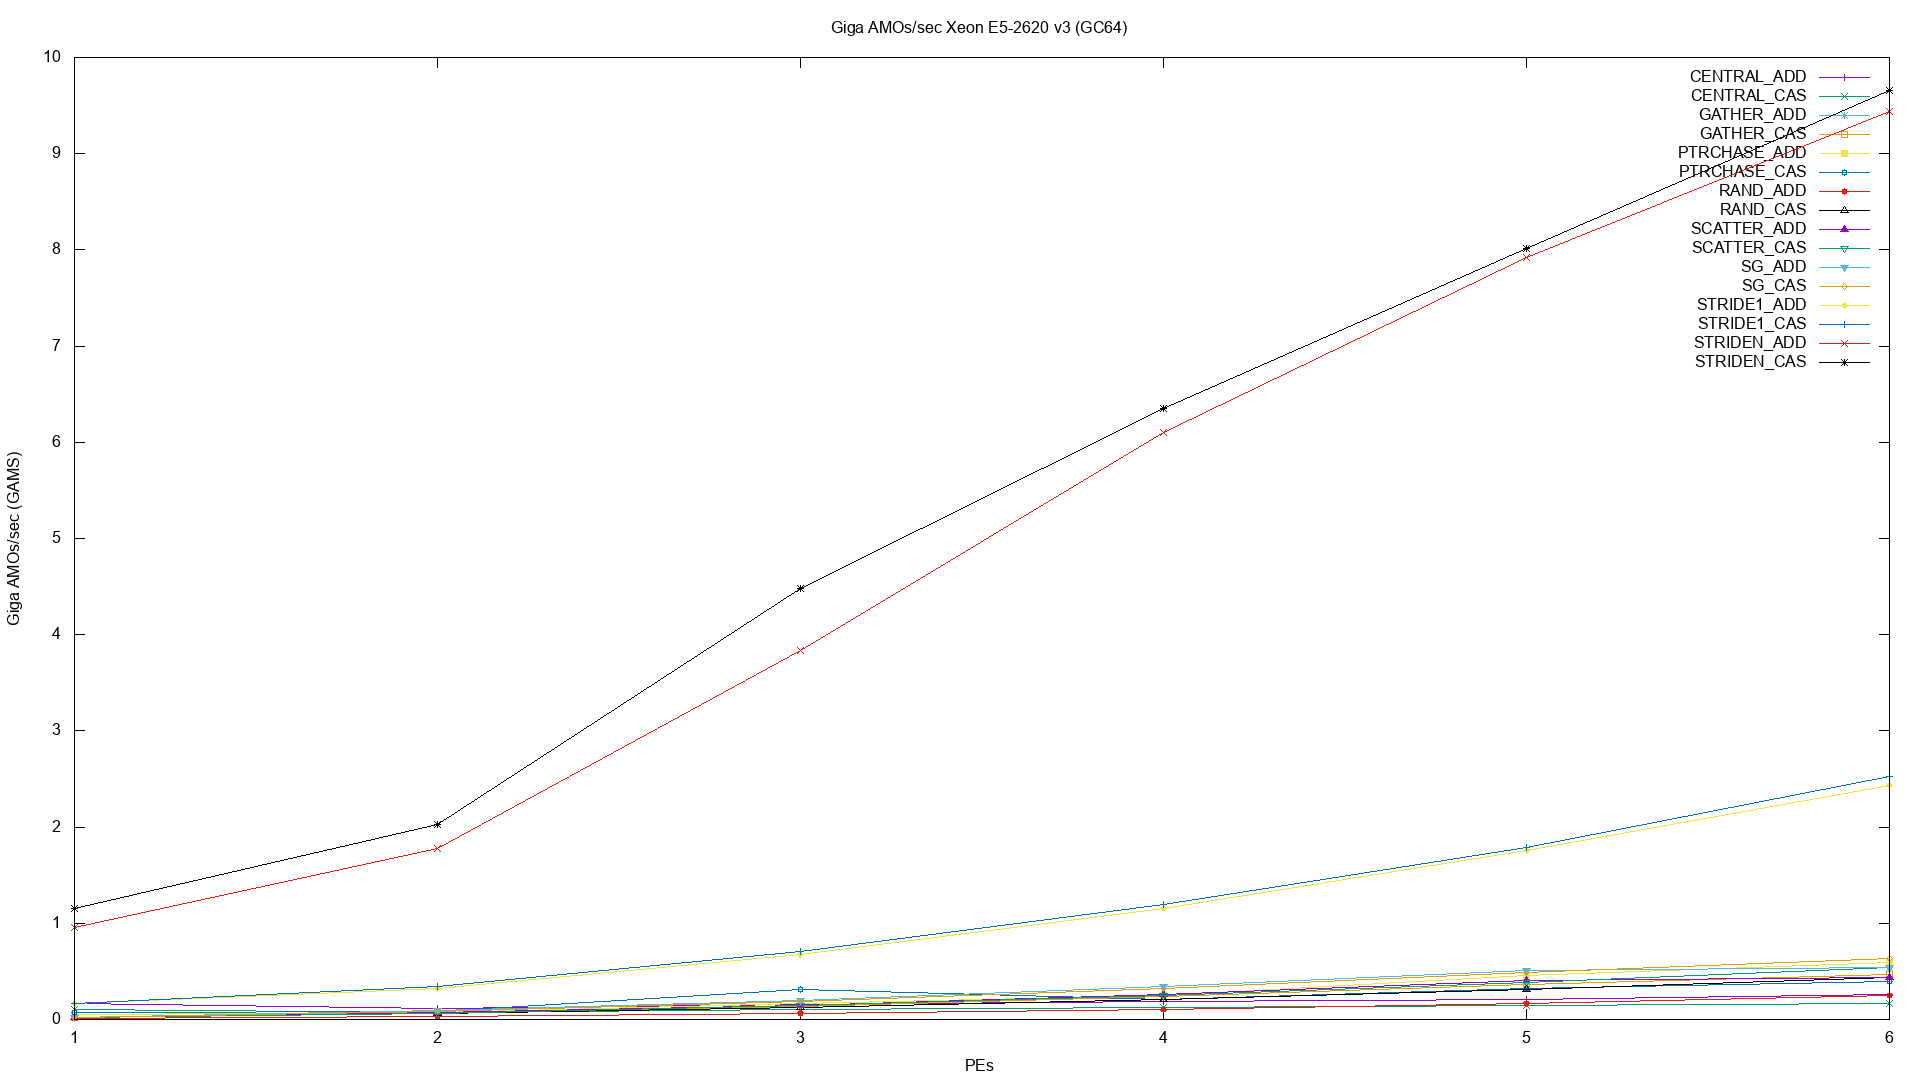

Generate this figure with gnuplot:
#-- GAMS.gnuplot

set pointintervalbox 3
set term png size 1920,1080
set title "Giga AMOs/sec Xeon E5-2620 v3 (GC64)"
set output "GAMS.png"
set ylabel "Giga AMOs/sec (GAMS)"
set xlabel "PEs"

plot  'CENTRAL_ADD.txt' using 1:3 with linespoints title 'CENTRAL\_ADD',\
      'CENTRAL_CAS.txt' using 1:3 with linespoints title 'CENTRAL\_CAS',\
      'GATHER_ADD.txt' using 1:3 with linespoints title 'GATHER\_ADD',\
      'GATHER_CAS.txt' using 1:3 with linespoints title 'GATHER\_CAS',\
      'PTRCHASE_ADD.txt' using 1:3 with linespoints title 'PTRCHASE\_ADD',\
      'PTRCHASE_CAS.txt' using 1:3 with linespoints title 'PTRCHASE\_CAS',\
      'RAND_ADD.txt' using 1:3 with linespoints title 'RAND\_ADD',\
      'RAND_CAS.txt' using 1:3 with linespoints title 'RAND\_CAS',\
      'SCATTER_ADD.txt' using 1:3 with linespoints title 'SCATTER\_ADD',\
      'SCATTER_CAS.txt' using 1:3 with linespoints title 'SCATTER\_CAS',\
      'SG_ADD.txt' using 1:3 with linespoints title 'SG\_ADD',\
      'SG_CAS.txt' using 1:3 with linespoints title 'SG\_CAS',\
      'STRIDE1_ADD.txt' using 1:3 with linespoints title 'STRIDE1\_ADD',\
      'STRIDE1_CAS.txt' using 1:3 with linespoints title 'STRIDE1\_CAS',\
      'STRIDEN_ADD.txt' using 1:3 with linespoints title 'STRIDEN\_ADD',\
      'STRIDEN_CAS.txt' using 1:3 with linespoints title 'STRIDEN\_CAS'
